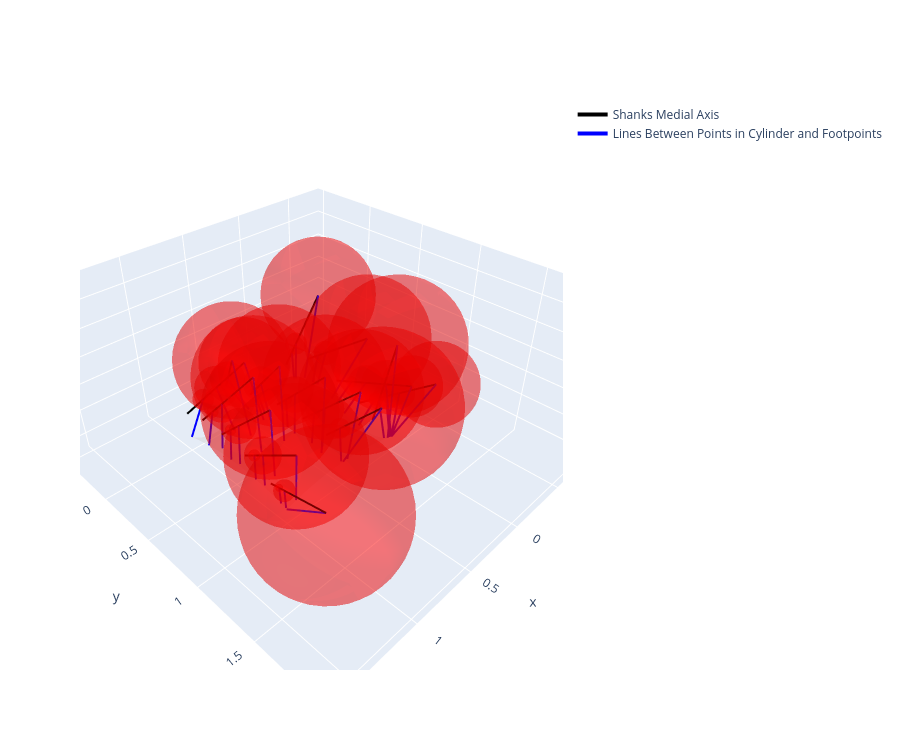

Notebook cell for this chart:
### Code cell
# lets show the behaviour of all of this
fig = go.Figure()
# add the mesh
fig.add_mesh3d(
    x=machining_object.offset_vertices[:,0],
    y=machining_object.offset_vertices[:,1],
    z=machining_object.offset_vertices[:,2],
    i=machining_object.offset_triangles[:,0],
    j=machining_object.offset_triangles[:,1],
    k=machining_object.offset_triangles[:,2],
    color='lightgrey',
    opacity=0.5,
    name='Machining Surface'
)
# add the shanks
bottom_shank_points = set_of_shanks[:, 0]
top_shank_points = set_of_shanks[:, 1]

xs, ys, zs = [], [], []
for A, B in zip(bottom_shank_points, top_shank_points):
    xs.extend([A[0], B[0], None])
    ys.extend([A[1], B[1], None])
    zs.extend([A[2], B[2], None])

trace = go.Scatter3d(
    x=xs,
    y=ys,
    z=zs,
    mode="lines",
    line=dict(
        color="black",
        width=4
    ),
    name='Shanks Medial Axis',
    showlegend=True
)
fig.add_trace(trace)
points_in_cylinder = np.concatenate(information_matrix.points_in_cylinder)
footpoints = np.concatenate(information_matrix.footpoints)
# draw the line between the computed points int he shanks and their footpoints
xs, ys, zs = [], [], []
for A, B in zip(points_in_cylinder, footpoints):
    xs.extend([A[0], B[0], None])
    ys.extend([A[1], B[1], None])
    zs.extend([A[2], B[2], None])

trace = go.Scatter3d(
    x=xs,
    y=ys,
    z=zs,
    mode="lines",
    line=dict(
        color="blue",
        width=4,
    ),
    name='Lines Between Points in Cylinder and Footpoints',
    showlegend=True
)
fig.add_trace(trace)

#draw the safe sphere around the points in the cylinder with their corresponding safe_distance
# the sphere is drawn as an icosahedron from trimesh

for point, safe_distance in zip(points_in_cylinder, np.concatenate(information_matrix.safe_distances)):
    sphere_mesh = trimesh.creation.icosphere(subdivisions=3, radius=safe_distance)
    sphere_mesh.apply_translation(point)
    fig.add_mesh3d(
        x=sphere_mesh.vertices[:,0],
        y=sphere_mesh.vertices[:,1],
        z=sphere_mesh.vertices[:,2],
        i=sphere_mesh.faces[:,0],
        j=sphere_mesh.faces[:,1],
        k=sphere_mesh.faces[:,2],
        color='red',
        opacity=0.3,
        name='Safe Sphere',
        showlegend=False
    )



fig.update_layout(
    showlegend = True,
    scene=dict(
        aspectmode='data'),
        width = 900,
        height = 750
    )
fig.show()

### Figure 1 — Plotly figure (JSON) as saved in the notebook; plotly's stock layout.template omitted (floating-point values rounded to 4 significant figures; data arrays with more than 128 entries replaced by an {"elided": "..."} marker saying what was removed)
{"data": [{"color": "lightgrey", "i": {"elided": "19602 int values"}, "j": {"elided": "19602 int values"}, "k": {"elided": "19602 int values"}, "name": "Machining Surface", "opacity": 0.5, "type": "mesh3d", "x": {"elided": "10000 float values"}, "y": {"elided": "10000 float values"}, "z": {"elided": "10000 float values"}}, {"line": {"color": "black", "width": 4}, "mode": "lines", "name": "Shanks Medial Axis", "showlegend": true, "type": "scatter3d", "x": [-0.07596, -0.3117, null, -0.02002, -0.09148, null, -0.03038, -0.1326, null, -0.06363, -0.2627, null, -0.03221, -0.1375, null, 0.5572, 0.73, null, 0.5249, 0.6004, null, 0.4959, 0.4835, null, 0.484, 0.4367, null, 0.4987, 0.4949, null, 0.9057, 0.62, null, 0.9477, 0.7989, null, 0.9859, 0.9535, null, 1.012, 1.059, null, 1.037, 1.15, null], "y": [-0.1734, -0.04208, null, 0.137, 0.6593, null, 0.433, 1.04, null, 0.6269, 1.148, null, 0.7945, 0.8879, null, -0.1555, 0.2022, null, 0.1037, 0.5269, null, 0.3599, 0.8219, null, 0.6079, 1.079, null, 0.8467, 1.298, null, -0.1555, 0.1878, null, 0.09899, 0.5026, null, 0.3636, 0.8369, null, 0.633, 1.169, null, 0.9059, 1.491, null], "z": [0.02068, 0.609, null, 0.2441, 0.6195, null, 0.1863, 0.387, null, 0.06479, 0.3931, null, 0.01531, 0.647, null, 0.09917, 0.6101, null, 0.1741, 0.6579, null, 0.2036, 0.6568, null, 0.2097, 0.6508, null, 0.2138, 0.6775, null, 0.06595, 0.5343, null, 0.1709, 0.6545, null, 0.2206, 0.6609, null, 0.2223, 0.5819, null, 0.1808, 0.4333, null]}, {"line": {"color": "blue", "width": 4}, "mode": "lines", "name": "Lines Between Points in Cylinder and Footpoints", "showlegend": true, "type": "scatter3d", "x": {"elided": "135 float values"}, "y": {"elided": "135 float values"}, "z": {"elided": "135 float values"}}, {"color": "red", "i": {"elided": "1280 int values"}, "j": {"elided": "1280 int values"}, "k": {"elided": "1280 int values"}, "name": "Safe Sphere", "opacity": 0.3, "showlegend": false, "type": "mesh3d", "x": {"elided": "642 float values"}, "y": {"elided": "642 float values"}, "z": {"elided": "642 float values"}}, {"color": "red", "i": {"elided": "1280 int values"}, "j": {"elided": "1280 int values"}, "k": {"elided": "1280 int values"}, "name": "Safe Sphere", "opacity": 0.3, "showlegend": false, "type": "mesh3d", "x": {"elided": "642 float values"}, "y": {"elided": "642 float values"}, "z": {"elided": "642 float values"}}, {"color": "red", "i": {"elided": "1280 int values"}, "j": {"elided": "1280 int values"}, "k": {"elided": "1280 int values"}, "name": "Safe Sphere", "opacity": 0.3, "showlegend": false, "type": "mesh3d", "x": {"elided": "642 float values"}, "y": {"elided": "642 float values"}, "z": {"elided": "642 float values"}}, {"color": "red", "i": {"elided": "1280 int values"}, "j": {"elided": "1280 int values"}, "k": {"elided": "1280 int values"}, "name": "Safe Sphere", "opacity": 0.3, "showlegend": false, "type": "mesh3d", "x": {"elided": "642 float values"}, "y": {"elided": "642 float values"}, "z": {"elided": "642 float values"}}, {"color": "red", "i": {"elided": "1280 int values"}, "j": {"elided": "1280 int values"}, "k": {"elided": "1280 int values"}, "name": "Safe Sphere", "opacity": 0.3, "showlegend": false, "type": "mesh3d", "x": {"elided": "642 float values"}, "y": {"elided": "642 float values"}, "z": {"elided": "642 float values"}}, {"color": "red", "i": {"elided": "1280 int values"}, "j": {"elided": "1280 int values"}, "k": {"elided": "1280 int values"}, "name": "Safe Sphere", "opacity": 0.3, "showlegend": false, "type": "mesh3d", "x": {"elided": "642 float values"}, "y": {"elided": "642 float values"}, "z": {"elided": "642 float values"}}, {"color": "red", "i": {"elided": "1280 int values"}, "j": {"elided": "1280 int values"}, "k": {"elided": "1280 int values"}, "name": "Safe Sphere", "opacity": 0.3, "showlegend": false, "type": "mesh3d", "x": {"elided": "642 float values"}, "y": {"elided": "642 float values"}, "z": {"elided": "642 float values"}}, {"color": "red", "i": {"elided": "1280 int values"}, "j": {"elided": "1280 int values"}, "k": {"elided": "1280 int values"}, "name": "Safe Sphere", "opacity": 0.3, "showlegend": false, "type": "mesh3d", "x": {"elided": "642 float values"}, "y": {"elided": "642 float values"}, "z": {"elided": "642 float values"}}, {"color": "red", "i": {"elided": "1280 int values"}, "j": {"elided": "1280 int values"}, "k": {"elided": "1280 int values"}, "name": "Safe Sphere", "opacity": 0.3, "showlegend": false, "type": "mesh3d", "x": {"elided": "642 float values"}, "y": {"elided": "642 float values"}, "z": {"elided": "642 float values"}}, {"color": "red", "i": {"elided": "1280 int values"}, "j": {"elided": "1280 int values"}, "k": {"elided": "1280 int values"}, "name": "Safe Sphere", "opacity": 0.3, "showlegend": false, "type": "mesh3d", "x": {"elided": "642 float values"}, "y": {"elided": "642 float values"}, "z": {"elided": "642 float values"}}, {"color": "red", "i": {"elided": "1280 int values"}, "j": {"elided": "1280 int values"}, "k": {"elided": "1280 int values"}, "name": "Safe Sphere", "opacity": 0.3, "showlegend": false, "type": "mesh3d", "x": {"elided": "642 float values"}, "y": {"elided": "642 float values"}, "z": {"elided": "642 float values"}}, {"color": "red", "i": {"elided": "1280 int values"}, "j": {"elided": "1280 int values"}, "k": {"elided": "1280 int values"}, "name": "Safe Sphere", "opacity": 0.3, "showlegend": false, "type": "mesh3d", "x": {"elided": "642 float values"}, "y": {"elided": "642 float values"}, "z": {"elided": "642 float values"}}, {"color": "red", "i": {"elided": "1280 int values"}, "j": {"elided": "1280 int values"}, "k": {"elided": "1280 int values"}, "name": "Safe Sphere", "opacity": 0.3, "showlegend": false, "type": "mesh3d", "x": {"elided": "642 float values"}, "y": {"elided": "642 float values"}, "z": {"elided": "642 float values"}}, {"color": "red", "i": {"elided": "1280 int values"}, "j": {"elided": "1280 int values"}, "k": {"elided": "1280 int values"}, "name": "Safe Sphere", "opacity": 0.3, "showlegend": false, "type": "mesh3d", "x": {"elided": "642 float values"}, "y": {"elided": "642 float values"}, "z": {"elided": "642 float values"}}, {"color": "red", "i": {"elided": "1280 int values"}, "j": {"elided": "1280 int values"}, "k": {"elided": "1280 int values"}, "name": "Safe Sphere", "opacity": 0.3, "showlegend": false, "type": "mesh3d", "x": {"elided": "642 float values"}, "y": {"elided": "642 float values"}, "z": {"elided": "642 float values"}}, {"color": "red", "i": {"elided": "1280 int values"}, "j": {"elided": "1280 int values"}, "k": {"elided": "1280 int values"}, "name": "Safe Sphere", "opacity": 0.3, "showlegend": false, "type": "mesh3d", "x": {"elided": "642 float values"}, "y": {"elided": "642 float values"}, "z": {"elided": "642 float values"}}, {"color": "red", "i": {"elided": "1280 int values"}, "j": {"elided": "1280 int values"}, "k": {"elided": "1280 int values"}, "name": "Safe Sphere", "opacity": 0.3, "showlegend": false, "type": "mesh3d", "x": {"elided": "642 float values"}, "y": {"elided": "642 float values"}, "z": {"elided": "642 float values"}}, {"color": "red", "i": {"elided": "1280 int values"}, "j": {"elided": "1280 int values"}, "k": {"elided": "1280 int values"}, "name": "Safe Sphere", "opacity": 0.3, "showlegend": false, "type": "mesh3d", "x": {"elided": "642 float values"}, "y": {"elided": "642 float values"}, "z": {"elided": "642 float values"}}, {"color": "red", "i": {"elided": "1280 int values"}, "j": {"elided": "1280 int values"}, "k": {"elided": "1280 int values"}, "name": "Safe Sphere", "opacity": 0.3, "showlegend": false, "type": "mesh3d", "x": {"elided": "642 float values"}, "y": {"elided": "642 float values"}, "z": {"elided": "642 float values"}}, {"color": "red", "i": {"elided": "1280 int values"}, "j": {"elided": "1280 int values"}, "k": {"elided": "1280 int values"}, "name": "Safe Sphere", "opacity": 0.3, "showlegend": false, "type": "mesh3d", "x": {"elided": "642 float values"}, "y": {"elided": "642 float values"}, "z": {"elided": "642 float values"}}, {"color": "red", "i": {"elided": "1280 int values"}, "j": {"elided": "1280 int values"}, "k": {"elided": "1280 int values"}, "name": "Safe Sphere", "opacity": 0.3, "showlegend": false, "type": "mesh3d", "x": {"elided": "642 float values"}, "y": {"elided": "642 float values"}, "z": {"elided": "642 float values"}}, {"color": "red", "i": {"elided": "1280 int values"}, "j": {"elided": "1280 int values"}, "k": {"elided": "1280 int values"}, "name": "Safe Sphere", "opacity": 0.3, "showlegend": false, "type": "mesh3d", "x": {"elided": "642 float values"}, "y": {"elided": "642 float values"}, "z": {"elided": "642 float values"}}, {"color": "red", "i": {"elided": "1280 int values"}, "j": {"elided": "1280 int values"}, "k": {"elided": "1280 int values"}, "name": "Safe Sphere", "opacity": 0.3, "showlegend": false, "type": "mesh3d", "x": {"elided": "642 float values"}, "y": {"elided": "642 float values"}, "z": {"elided": "642 float values"}}, {"color": "red", "i": {"elided": "1280 int values"}, "j": {"elided": "1280 int values"}, "k": {"elided": "1280 int values"}, "name": "Safe Sphere", "opacity": 0.3, "showlegend": false, "type": "mesh3d", "x": {"elided": "642 float values"}, "y": {"elided": "642 float values"}, "z": {"elided": "642 float values"}}, {"color": "red", "i": {"elided": "1280 int values"}, "j": {"elided": "1280 int values"}, "k": {"elided": "1280 int values"}, "name": "Safe Sphere", "opacity": 0.3, "showlegend": false, "type": "mesh3d", "x": {"elided": "642 float values"}, "y": {"elided": "642 float values"}, "z": {"elided": "642 float values"}}, {"color": "red", "i": {"elided": "1280 int values"}, "j": {"elided": "1280 int values"}, "k": {"elided": "1280 int values"}, "name": "Safe Sphere", "opacity": 0.3, "showlegend": false, "type": "mesh3d", "x": {"elided": "642 float values"}, "y": {"elided": "642 float values"}, "z": {"elided": "642 float values"}}, {"color": "red", "i": {"elided": "1280 int values"}, "j": {"elided": "1280 int values"}, "k": {"elided": "1280 int values"}, "name": "Safe Sphere", "opacity": 0.3, "showlegend": false, "type": "mesh3d", "x": {"elided": "642 float values"}, "y": {"elided": "642 float values"}, "z": {"elided": "642 float values"}}, {"color": "red", "i": {"elided": "1280 int values"}, "j": {"elided": "1280 int values"}, "k": {"elided": "1280 int values"}, "name": "Safe Sphere", "opacity": 0.3, "showlegend": false, "type": "mesh3d", "x": {"elided": "642 float values"}, "y": {"elided": "642 float values"}, "z": {"elided": "642 float values"}}, {"color": "red", "i": {"elided": "1280 int values"}, "j": {"elided": "1280 int values"}, "k": {"elided": "1280 int values"}, "name": "Safe Sphere", "opacity": 0.3, "showlegend": false, "type": "mesh3d", "x": {"elided": "642 float values"}, "y": {"elided": "642 float values"}, "z": {"elided": "642 float values"}}, {"color": "red", "i": {"elided": "1280 int values"}, "j": {"elided": "1280 int values"}, "k": {"elided": "1280 int values"}, "name": "Safe Sphere", "opacity": 0.3, "showlegend": false, "type": "mesh3d", "x": {"elided": "642 float values"}, "y": {"elided": "642 float values"}, "z": {"elided": "642 float values"}}, {"color": "red", "i": {"elided": "1280 int values"}, "j": {"elided": "1280 int values"}, "k": {"elided": "1280 int values"}, "name": "Safe Sphere", "opacity": 0.3, "showlegend": false, "type": "mesh3d", "x": {"elided": "642 float values"}, "y": {"elided": "642 float values"}, "z": {"elided": "642 float values"}}, {"color": "red", "i": {"elided": "1280 int values"}, "j": {"elided": "1280 int values"}, "k": {"elided": "1280 int values"}, "name": "Safe Sphere", "opacity": 0.3, "showlegend": false, "type": "mesh3d", "x": {"elided": "642 float values"}, "y": {"elided": "642 float values"}, "z": {"elided": "642 float values"}}, {"color": "red", "i": {"elided": "1280 int values"}, "j": {"elided": "1280 int values"}, "k": {"elided": "1280 int values"}, "name": "Safe Sphere", "opacity": 0.3, "showlegend": false, "type": "mesh3d", "x": {"elided": "642 float values"}, "y": {"elided": "642 float values"}, "z": {"elided": "642 float values"}}, {"color": "red", "i": {"elided": "1280 int values"}, "j": {"elided": "1280 int values"}, "k": {"elided": "1280 int values"}, "name": "Safe Sphere", "opacity": 0.3, "showlegend": false, "type": "mesh3d", "x": {"elided": "642 float values"}, "y": {"elided": "642 float values"}, "z": {"elided": "642 float values"}}, {"color": "red", "i": {"elided": "1280 int values"}, "j": {"elided": "1280 int values"}, "k": {"elided": "1280 int values"}, "name": "Safe Sphere", "opacity": 0.3, "showlegend": false, "type": "mesh3d", "x": {"elided": "642 float values"}, "y": {"elided": "642 float values"}, "z": {"elided": "642 float values"}}, {"color": "red", "i": {"elided": "1280 int values"}, "j": {"elided": "1280 int values"}, "k": {"elided": "1280 int values"}, "name": "Safe Sphere", "opacity": 0.3, "showlegend": false, "type": "mesh3d", "x": {"elided": "642 float values"}, "y": {"elided": "642 float values"}, "z": {"elided": "642 float values"}}, {"color": "red", "i": {"elided": "1280 int values"}, "j": {"elided": "1280 int values"}, "k": {"elided": "1280 int values"}, "name": "Safe Sphere", "opacity": 0.3, "showlegend": false, "type": "mesh3d", "x": {"elided": "642 float values"}, "y": {"elided": "642 float values"}, "z": {"elided": "642 float values"}}, {"color": "red", "i": {"elided": "1280 int values"}, "j": {"elided": "1280 int values"}, "k": {"elided": "1280 int values"}, "name": "Safe Sphere", "opacity": 0.3, "showlegend": false, "type": "mesh3d", "x": {"elided": "642 float values"}, "y": {"elided": "642 float values"}, "z": {"elided": "642 float values"}}, {"color": "red", "i": {"elided": "1280 int values"}, "j": {"elided": "1280 int values"}, "k": {"elided": "1280 int values"}, "name": "Safe Sphere", "opacity": 0.3, "showlegend": false, "type": "mesh3d", "x": {"elided": "642 float values"}, "y": {"elided": "642 float values"}, "z": {"elided": "642 float values"}}, {"color": "red", "i": {"elided": "1280 int values"}, "j": {"elided": "1280 int values"}, "k": {"elided": "1280 int values"}, "name": "Safe Sphere", "opacity": 0.3, "showlegend": false, "type": "mesh3d", "x": {"elided": "642 float values"}, "y": {"elided": "642 float values"}, "z": {"elided": "642 float values"}}, {"color": "red", "i": {"elided": "1280 int values"}, "j": {"elided": "1280 int values"}, "k": {"elided": "1280 int values"}, "name": "Safe Sphere", "opacity": 0.3, "showlegend": false, "type": "mesh3d", "x": {"elided": "642 float values"}, "y": {"elided": "642 float values"}, "z": {"elided": "642 float values"}}, {"color": "red", "i": {"elided": "1280 int values"}, "j": {"elided": "1280 int values"}, "k": {"elided": "1280 int values"}, "name": "Safe Sphere", "opacity": 0.3, "showlegend": false, "type": "mesh3d", "x": {"elided": "642 float values"}, "y": {"elided": "642 float values"}, "z": {"elided": "642 float values"}}, {"color": "red", "i": {"elided": "1280 int values"}, "j": {"elided": "1280 int values"}, "k": {"elided": "1280 int values"}, "name": "Safe Sphere", "opacity": 0.3, "showlegend": false, "type": "mesh3d", "x": {"elided": "642 float values"}, "y": {"elided": "642 float values"}, "z": {"elided": "642 float values"}}, {"color": "red", "i": {"elided": "1280 int values"}, "j": {"elided": "1280 int values"}, "k": {"elided": "1280 int values"}, "name": "Safe Sphere", "opacity": 0.3, "showlegend": false, "type": "mesh3d", "x": {"elided": "642 float values"}, "y": {"elided": "642 float values"}, "z": {"elided": "642 float values"}}, {"color": "red", "i": {"elided": "1280 int values"}, "j": {"elided": "1280 int values"}, "k": {"elided": "1280 int values"}, "name": "Safe Sphere", "opacity": 0.3, "showlegend": false, "type": "mesh3d", "x": {"elided": "642 float values"}, "y": {"elided": "642 float values"}, "z": {"elided": "642 float values"}}], "layout": {"height": 750, "scene": {"aspectmode": "data"}, "showlegend": true, "width": 900}}
